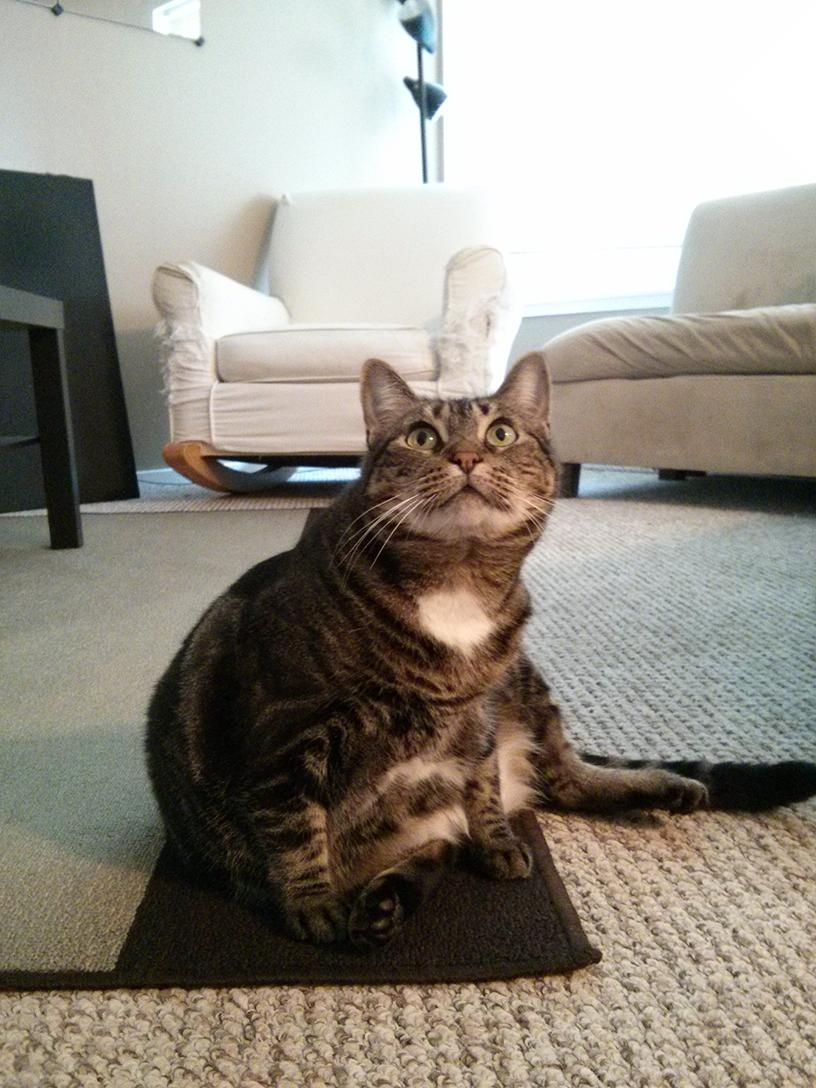
#> input picture 19_opencv/zophie.jpg, 816 x 1088 px
$ python cv15.py
#> lines starting #> are read from the running program, lines starting #| are printed output that depends on the picture
import cv2

#反転
img = cv2.imread("zophie.jpg")
#> img is the input picture: shape (1088, 816, 3); mean B, G, R 131.1, 141, 147

#上下反転
dst1 = cv2.flip(img,0)
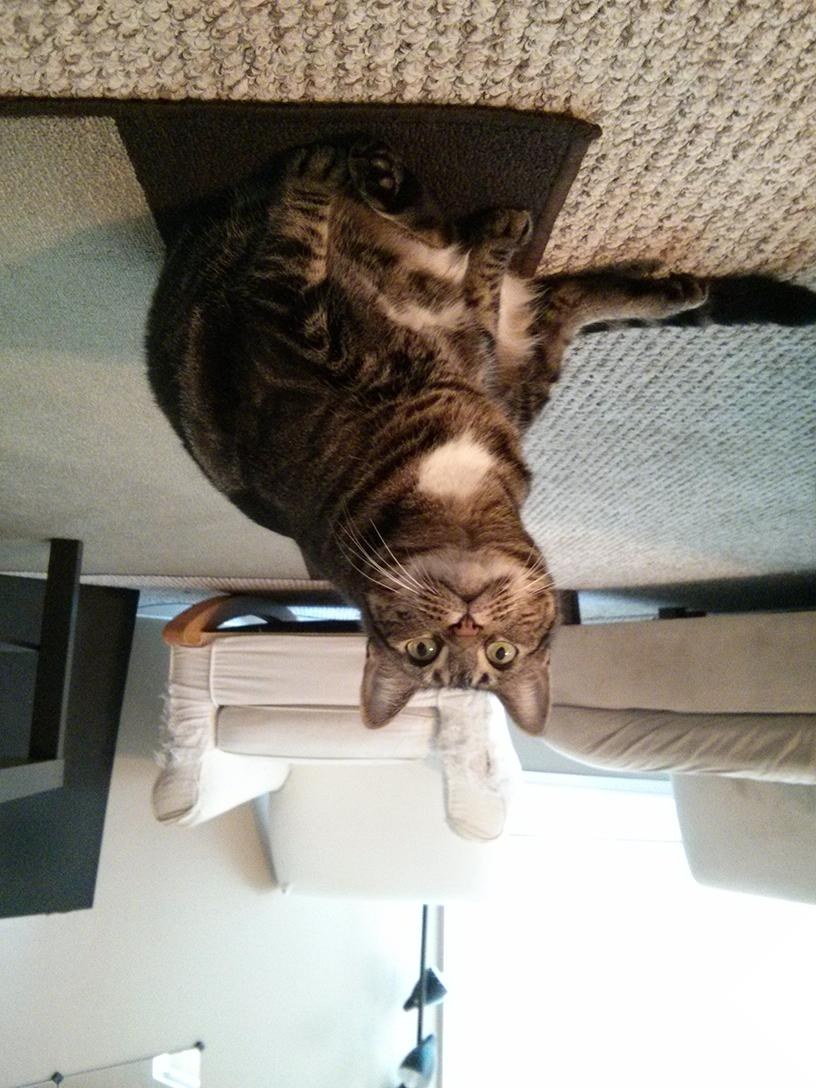
#> dst1: shape (1088, 816, 3); mean B, G, R 131.1, 141, 147
cv2.imwrite("img/af01.jpg",dst1)

#左右反転
dst2 = cv2.flip(img,1)
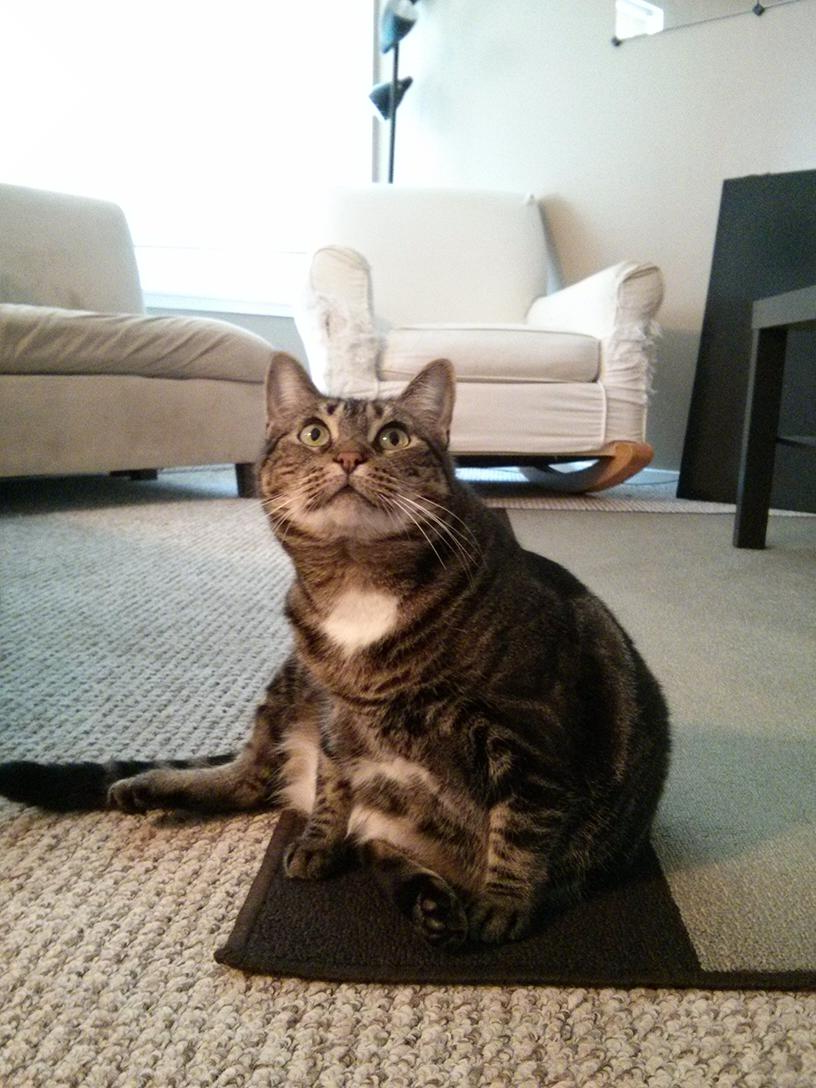
#> dst2: shape (1088, 816, 3); mean B, G, R 131.1, 141, 147
cv2.imwrite("img/af02.jpg",dst2)

#上下左右反転
dst3 = cv2.flip(img,-1)
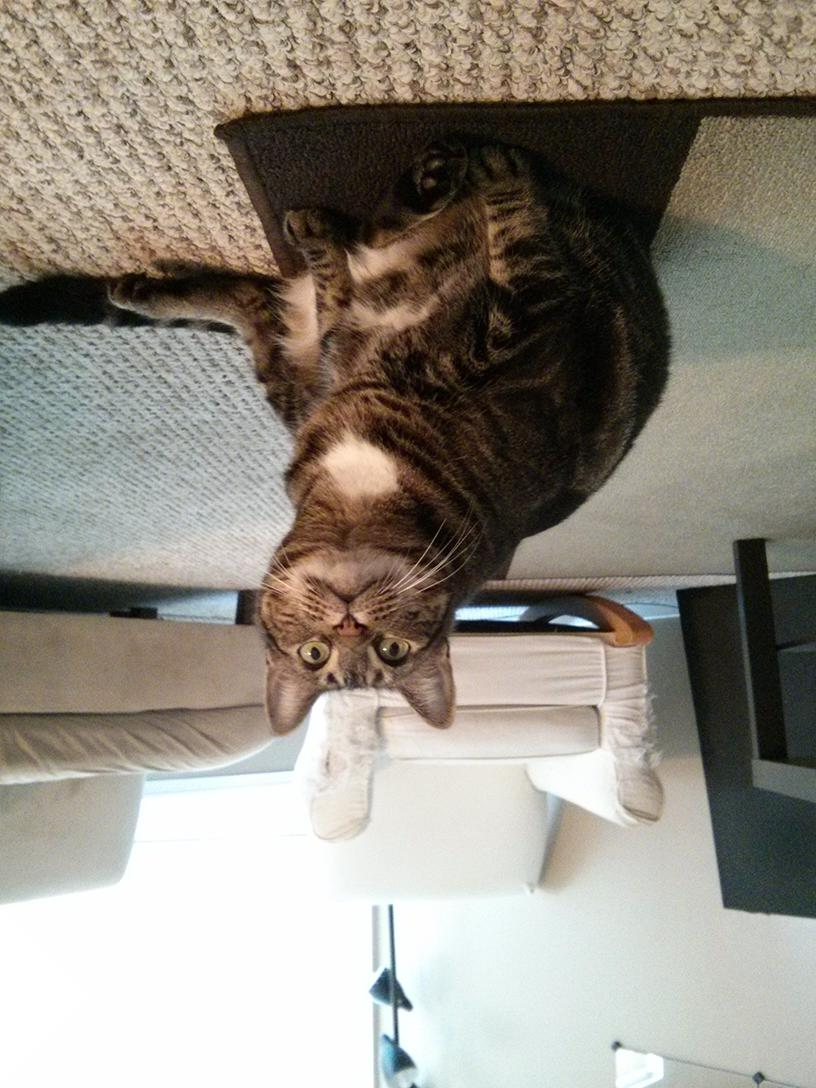
#> dst3: shape (1088, 816, 3); mean B, G, R 131.1, 141, 147
cv2.imwrite("img/af03.jpg",dst3)
